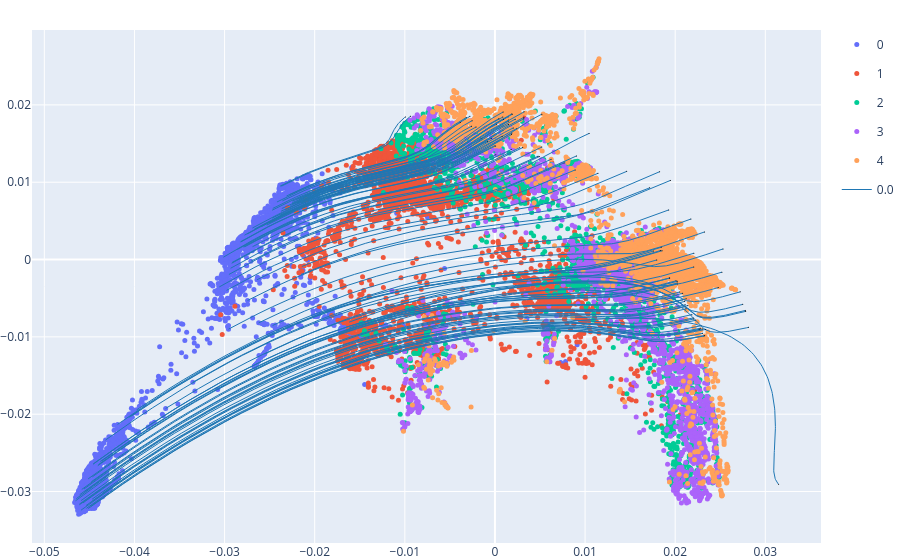

Notebook code cell kept with this figure:
### Markdown cell above
## Visualizing specific points and zooming-in the latent space

### Code cell
scaler = MinMaxScaler()
scaler.fit(true_data)
trajectories(
    trajectoriespts,
    fig=scatter(
        true_data.values, 
        df_samples['samples'].values,
        scaler=scaler,
        # rescale=False,
        s=5,
        alpha=1,
    ), 
    scaler=scaler,
    s=1,
    # rescale=False,
    filename=os.path.join(SAVE_PATH, 'trajectories.html'),
    title='',
)
